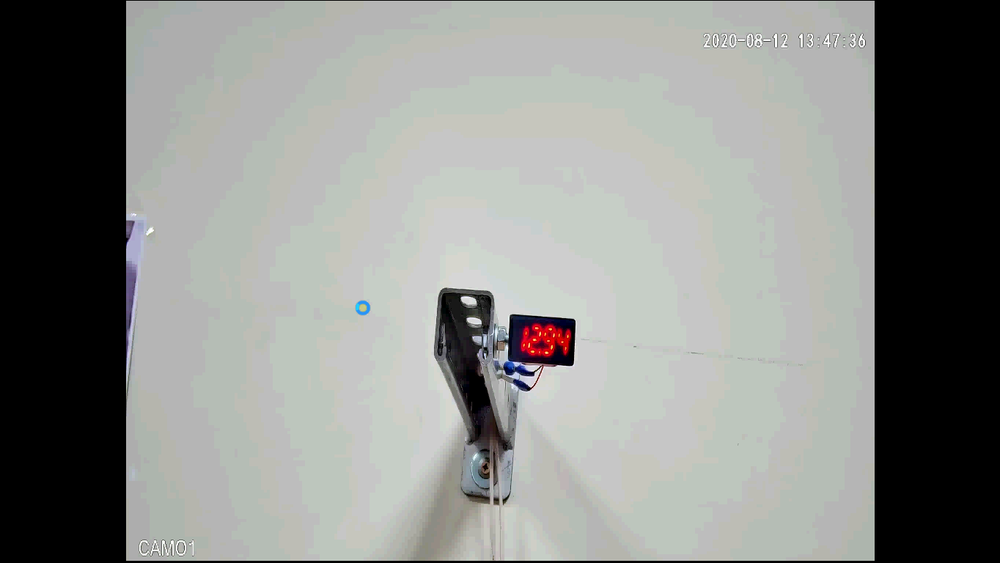
#> input picture Sensors/images/file238.png, 1000 x 563 px, shrunk from 1364 x 768 before the run, found by its file name; its folder holds 4 pictures in this run
$ python contours.py
#> lines starting #> are read from the running program, lines starting #| are printed output that depends on the picture; after the words box and inside, x2 and y2 are one past the last pixel; in counts of white or black regions, pixels touching at a corner belong together
import cv2
import os

def nothing(x):
    pass


dir = 'D:\PycharmProject\RosSeti\Sensors\\'
ImgNameList = os.listdir(dir+'images')
print(ImgNameList)

#cv2.namedWindow('result')                                   #// for video
#cv2.createTrackbar('minb', 'result',0, 255, nothing)        #// for video Trackbar
#cv2.createTrackbar('ming', 'result',0, 255, nothing)        #// for video Trackbar
#cv2.createTrackbar('minr', 'result',0, 255, nothing)        #// for video Trackbar
#
#cv2.createTrackbar('maxb', 'result',0, 255, nothing)        #// for video Trackbar
#cv2.createTrackbar('maxg', 'result',0, 255, nothing)        #// for video Trackbar
#cv2.createTrackbar('maxr', 'result',0, 255, nothing)        #// for video Trackbar

for i in ImgNameList:
    img = cv2.imread(dir +'\images\\'+ i)
#> img is the input picture: shape (563, 1000, 3); mean B, G, R 135.9, 139.1, 137.2

    # [8 lines of commented-out code are left out]

    mask = cv2.inRange(img, (56 , 78, 80), (255, 255, 255))
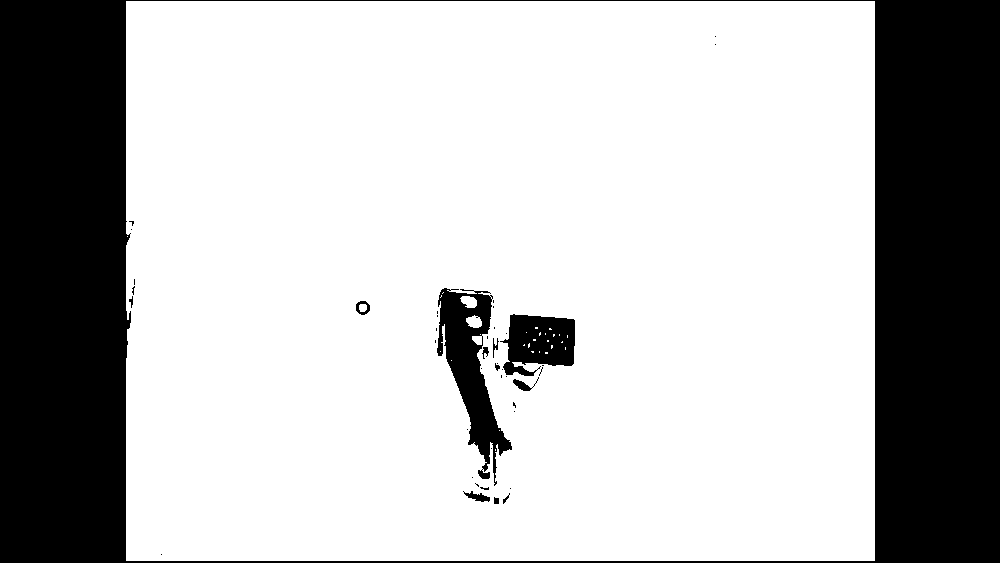
#> mask: shape (563, 1000); 72.8% white; 43 black regions (31 under 20 px), largest, box (x1, y1, x2, y2) and area: (0, 0, 1000, 563) 143684, (437, 288, 512, 486) 5723, (500, 314, 575, 376) 3299
    cv2.imshow('image', mask)
    #result = cv2.bitwise_and(img, img, mask=mask)              #// for video
    #cv2.imshow('result',result)                                #// for video
    cv2.waitKey(0)
    cv2.destroyAllWindows()
#> pass 2 of the loop `for i in ImgNameList:`:
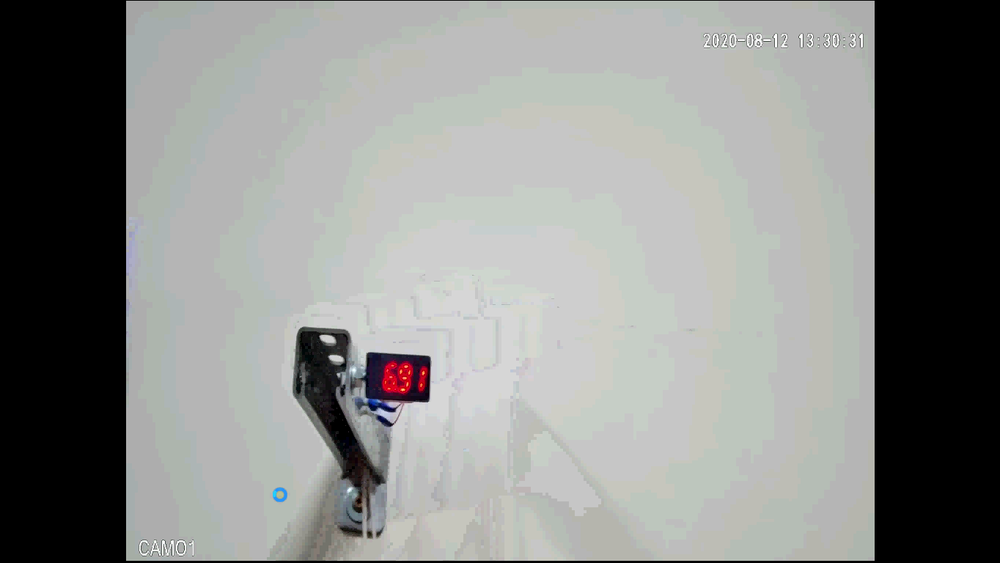
#> input picture Sensors/images/file35.png, 1000 x 563 px, shrunk from 1364 x 768 before the run, found by its file name
#> img is the input picture: shape (563, 1000, 3); mean B, G, R 136.4, 138.7, 137.1
#> `mask = cv2.inRange(img, (56 , 78, 80), (255, 255, 255))`:
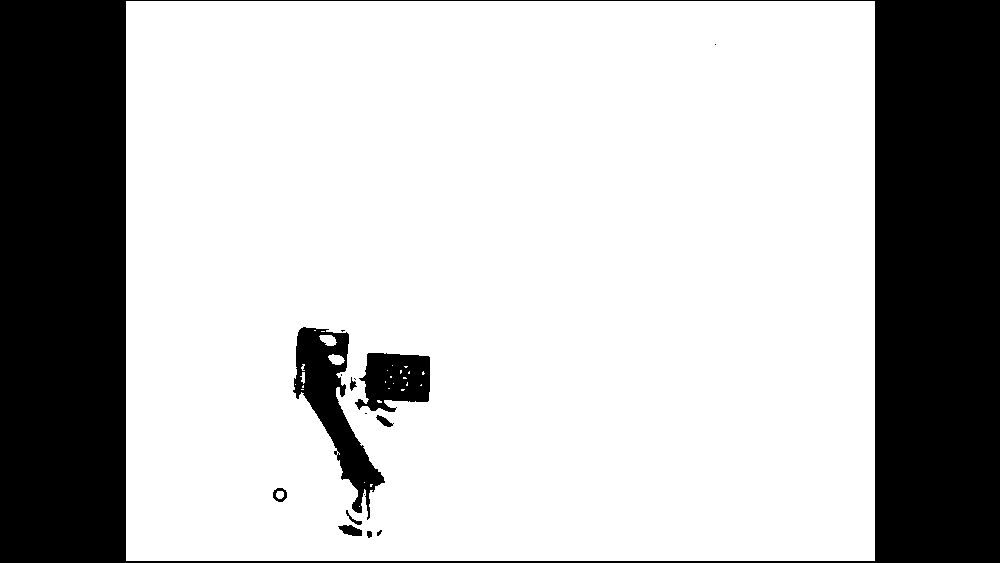
#> mask: shape (563, 1000); 72.8% white; 16 black regions (7 under 20 px), largest, box (x1, y1, x2, y2) and area: (0, 0, 1000, 563) 143560, (293, 327, 385, 520) 5907, (355, 353, 430, 412) 3189
#> pass 3 of the loop `for i in ImgNameList:`:
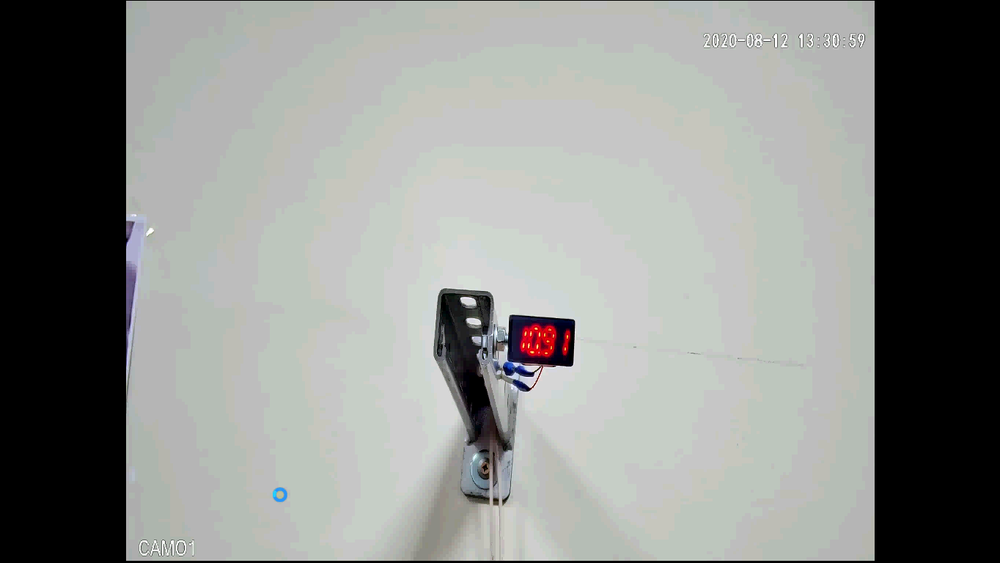
#> input picture Sensors/images/file57.png, 1000 x 563 px, shrunk from 1364 x 768 before the run, found by its file name
#> img is the input picture: shape (563, 1000, 3); mean B, G, R 137.9, 141, 138.8
#> `mask = cv2.inRange(img, (56 , 78, 80), (255, 255, 255))`:
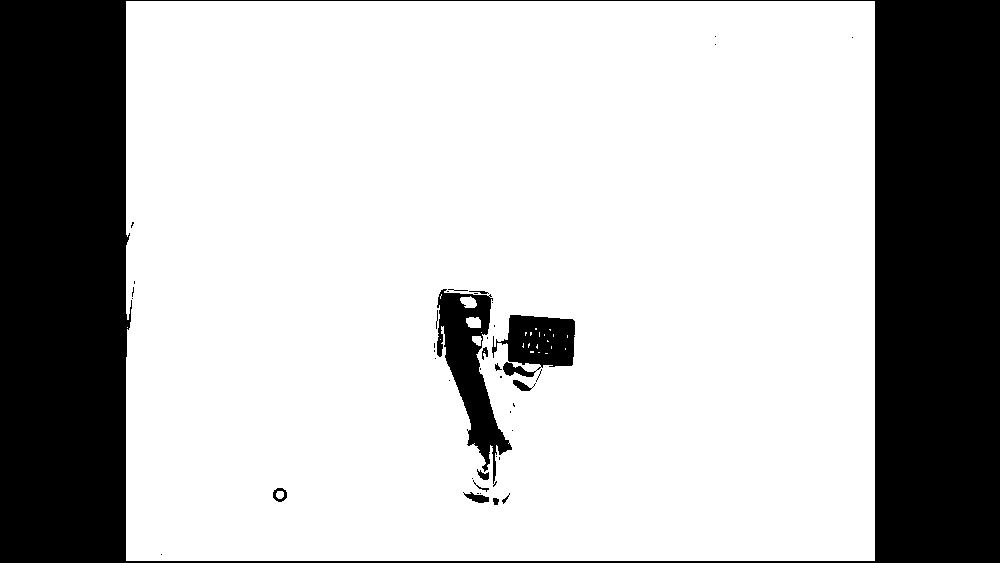
#> mask: shape (563, 1000); 72.7% white; 43 black regions (29 under 20 px), largest, box (x1, y1, x2, y2) and area: (0, 0, 1000, 563) 143682, (437, 289, 512, 487) 5611, (492, 315, 575, 377) 3377
#> the loop made 4 passes; the first 3 are shown
